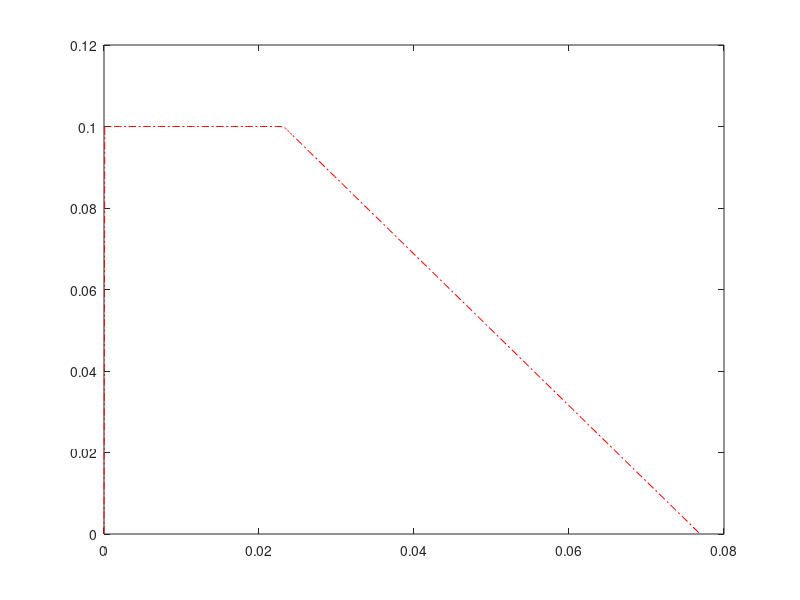

Write MATLAB code to recreate this figure.
clear all; close all; clc

%% inputs
Slope=1000; % Stiffness
Strength=0.1; % interfacial strength
Eng=0.005; % Fracture energy
Ratio=0.3; % Trapezoid shape related ratio

%% Calcilation of 3 dels (separation)

dp=[]; ds=[]; Dp=[]; Ds=[]; D=[]; ss=[];

c=Slope;
s=Strength;
Gc=Eng;
r=Ratio;
d1=s/c;
d3=2*Gc/(s*(1+r));
d2=d1+r*d3;

%% sampling of separation

res=50; % how many points

dp=linspace(d1,d2,res); % del1 to del2 refer to article: [1] Islam, M. S., & Alfredsson, K. S. (2019). Peeling of metal foil from a compliant substrate. The journal of adhesion, 1-32.

dps=linspace(dp(1),dp(2),res); % for smooth transition from del1 to del2

ds=linspace(d2,d3,res); % del2 to del3

dss=linspace(ds(1),ds(2),res);  % for smooth transition from del2 to del3

%% calculating damage variable values

DD=@(disp) 1-(s/(c*disp)); %Damage variable for del1 to del2 refer to article: [1]

for j=1:length(dp)
    Dp(j)=DD(dp(j)); %Damage variable value between del1 to del2
end

for j=1:length(dps)
    Dps(j)=DD(dps(j)); %Damage variable value at the transition between del1 to del2
end

DD=@(disp) 1-((s/(c*disp)))*(d3-disp)/(d3-d2); %Damage variable for del2 to del3 refer to article: [1]

for j=1:length(ds)
    Ds(j)=DD(ds(j)); %Damage variable value between del2 to del3
end

for j=1:length(dss)
    Dss(j)=DD(dss(j)); %Damage variable value at the transition between del2 to del3
end

Ds(end)=1; % Make sure the last damage value is 1

disp=[dps(1:end-1),dp(2:end-1),dss(3:end-1),ds(2:end)]'; % collect all separation
D=[Dps(1:end-1),Dp(2:end-1),Dss(3:end-1),Ds(2:end)]';  % collect all damage values

disp_aba=disp-disp(1);

aba_table=[D,disp_aba]


%% For plotting
di=linspace(0,d1,res); % Separation before damage initiation
Di=zeros(1,length(di));  % Damage before damage initiation
disp=[di';disp]; % Collect all data
D=[Di';D];
sig=(1-D).*c.*disp; % Calculate traction

figure (1)
plot(disp,sig,'-.r') % Plot traction-separation law 
